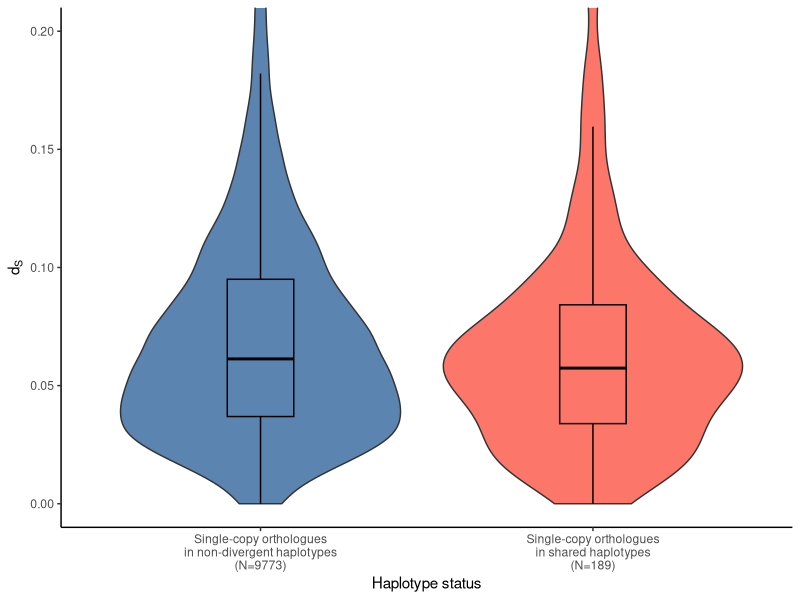
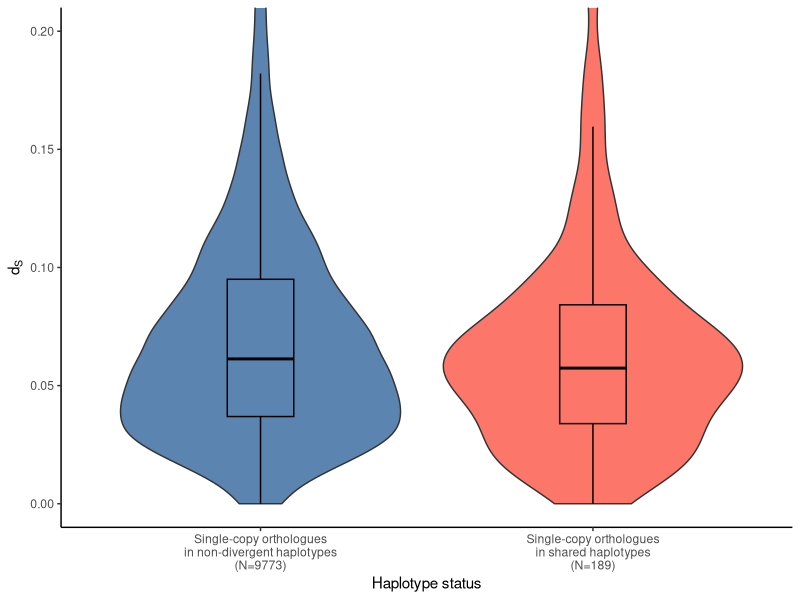

These charts were generated, in order, by the following R code:
library(ggplot2)
library(tidyverse)

dS_table <- read.table("dS_by_group.tsv", col.names = c("dS", "group")) %>% filter(dS <= 0.8) 

p <- ggplot(dS_table, aes(x=group, y=dS, fill=group)) + 
  geom_violin() +
  geom_boxplot(outlier.shape = NA, width=0.2, color="black") +
#  geom_point(position="jitter", alpha=0.2) + 
  theme_classic() + 
  scale_fill_manual(values=c("#5B84B1FF", "#FC766AFF")) +
  scale_x_discrete(labels=c("Single-copy orthologues\nin non-divergent haplotypes\n(N=9773)","Single-copy orthologues\nin shared haplotypes\n(N=189)")) + 
  coord_cartesian(ylim=c(0, 0.2)) + 
  theme(legend.position = "none") + 
  xlab("Haplotype status") + ylab(expression(d[S]))

ggsave("dS_boxplot.png", plot = p, width=4, height=4, units="in")
ggsave("dS_boxplot.pdf", plot = p, width=4, height=4, units="in")

wilcox.test(dS_table$dS ~ dS_table$group, alternative = "two.sided")  

